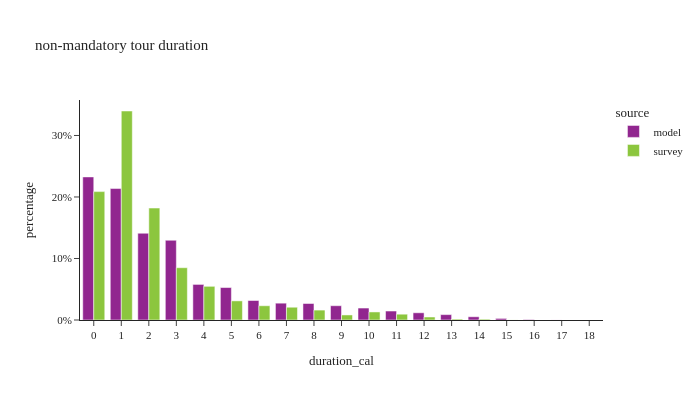

The notebook cell saved with this chart:
### Markdown cell above
## non-mantatory tour duration

### Code cell
non_m_tour_data['duration_cal'] = non_m_tour_data['end'] - non_m_tour_data['start']

df_plot = non_m_tour_data.groupby(['source','duration_cal'])[['tour_weight']].sum().reset_index()
df_plot['percentage'] = df_plot.groupby(['source'], group_keys=False)['tour_weight']. \
    apply(lambda x: x / float(x.sum()))

fig = px.bar(df_plot, x="duration_cal", y="percentage", color="source",barmode="group",
             title="non-mandatory tour duration")
fig.for_each_annotation(lambda a: a.update(text = a.text.split("=")[-1]))
fig.update_layout(height=400, width=700, yaxis=dict(tickformat=".0%"), xaxis=dict(dtick="1"))
fig.show()

### Figure 1 — Plotly figure (JSON) as saved in the notebook; plotly's stock layout.template omitted (floating-point values rounded to 4 significant figures)
{"data": [{"alignmentgroup": "True", "hovertemplate": "source=model<br>duration_cal=%{x}<br>percentage=%{y}<extra></extra>", "legendgroup": "model", "marker": {"color": "#91268F", "pattern": {"shape": ""}}, "name": "model", "offsetgroup": "model", "orientation": "v", "showlegend": true, "textposition": "auto", "type": "bar", "x": [0.0, 1.0, 2.0, 3.0, 4.0, 5.0, 6.0, 7.0, 8.0, 9.0, 10.0, 11.0, 12.0, 13.0, 14.0, 15.0, 16.0, 17.0, 18.0], "xaxis": "x", "y": [0.2326, 0.2137, 0.1411, 0.1297, 0.05786, 0.05278, 0.03168, 0.02736, 0.02683, 0.02322, 0.01944, 0.01458, 0.01174, 0.008765, 0.005271, 0.002587, 0.0007723, 8.863e-05, 3.677e-06], "yaxis": "y"}, {"alignmentgroup": "True", "hovertemplate": "source=survey<br>duration_cal=%{x}<br>percentage=%{y}<extra></extra>", "legendgroup": "survey", "marker": {"color": "#8CC63E", "pattern": {"shape": ""}}, "name": "survey", "offsetgroup": "survey", "orientation": "v", "showlegend": true, "textposition": "auto", "type": "bar", "x": [0.0, 1.0, 2.0, 3.0, 4.0, 5.0, 6.0, 7.0, 8.0, 9.0, 10.0, 11.0, 12.0, 13.0, 14.0, 15.0], "xaxis": "x", "y": [0.2087, 0.3398, 0.182, 0.08501, 0.05475, 0.03111, 0.02319, 0.02076, 0.01611, 0.008213, 0.01308, 0.009438, 0.004869, 0.001473, 0.001359, 0.0001326], "yaxis": "y"}], "layout": {"barmode": "group", "height": 400, "legend": {"title": {"text": "source"}, "tracegroupgap": 0}, "title": {"text": "non-mandatory tour duration"}, "width": 700, "xaxis": {"anchor": "y", "domain": [0.0, 1.0], "dtick": "1", "title": {"text": "duration_cal"}}, "yaxis": {"anchor": "x", "domain": [0.0, 1.0], "tickformat": ".0%", "title": {"text": "percentage"}}}}
